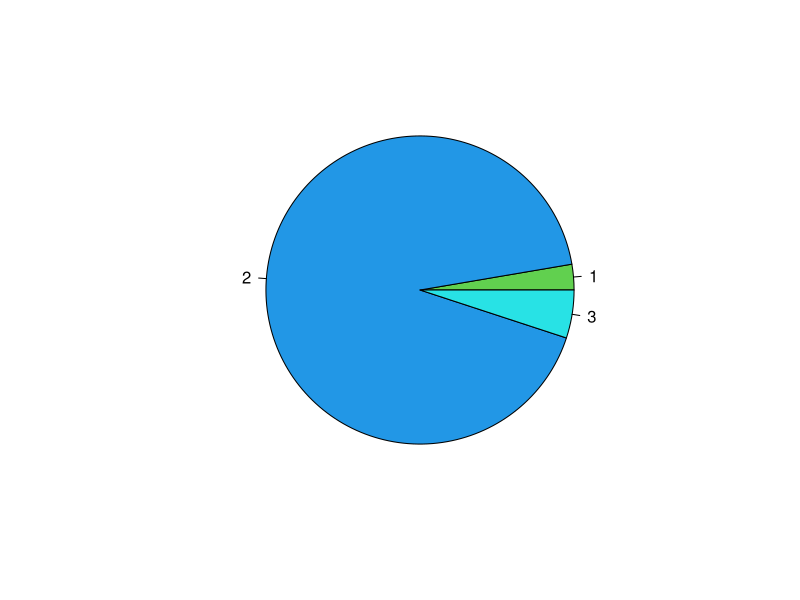

Write R code to recreate this figure.
cal = c("test","jajas","trans")
freq <- c(1232,42341,2312)

cbind(cal,freq)

y = data.frame(cal,freq)

pie(freq,col=c(3,4,5))
